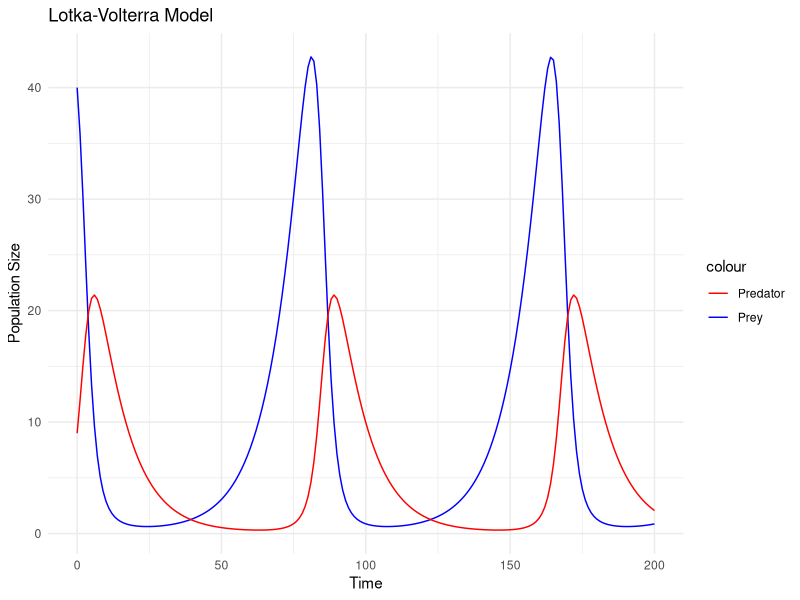

R code for this plot:
#'

library(tidyverse)
library(deSolve)

# Define the Lotka-Volterra model
lv_model <- function(time, state, parameters) {
    # Unpack state variables
    prey <- state[1]
    predator <- state[2]

    # Unpack parameters
    alpha <- parameters[1]  # Prey growth rate
    beta <- parameters[2]   # Predator's consumption rate
    delta <- parameters[3]  # Predator reproduction rate
    gamma <- parameters[4]  # Predator death rate

    # Calculate derivatives
    dprey <- alpha * prey - beta * prey * predator
    dpredator <- delta * prey * predator - gamma * predator

    return(list(c(dprey, dpredator)))  # Return the rates of change
}

# Set parameters
parameters <- c(alpha = 0.1, beta = 0.02, delta = 0.01, gamma = 0.1)

# Initial state: number of prey and predators
initial_state <- c(prey = 40, predator = 9)

# Time vector for simulation
time <- seq(0, 200, by = 1)

# Run the simulation
output <- ode(y = initial_state, times = time, func = lv_model, parms = parameters)

# Convert output to a data frame for easier handling
output_df <- as.data.frame(output)

# Plot the results
ggplot(data = output_df, aes(x = time)) +
    geom_line(aes(y = prey, color = "Prey")) +
    geom_line(aes(y = predator, color = "Predator")) +
    labs(title = "Lotka-Volterra Model", x = "Time", y = "Population Size") +
    scale_color_manual(values = c("Prey" = "blue", "Predator" = "red")) +
    theme_minimal()
